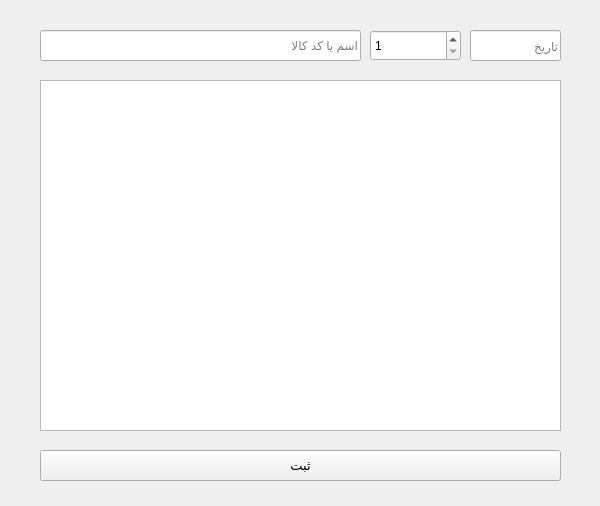
<?xml version="1.0" encoding="UTF-8"?>
<ui version="4.0">
 <class>Form</class>
 <widget class="QWidget" name="Form">
  <property name="geometry">
   <rect>
    <x>0</x>
    <y>0</y>
    <width>600</width>
    <height>506</height>
   </rect>
  </property>
  <property name="windowTitle">
   <string>Add packed</string>
  </property>
  <widget class="QLineEdit" name="name_inpt">
   <property name="geometry">
    <rect>
     <x>40</x>
     <y>30</y>
     <width>321</width>
     <height>31</height>
    </rect>
   </property>
   <property name="layoutDirection">
    <enum>Qt::LeftToRight</enum>
   </property>
   <property name="alignment">
    <set>Qt::AlignLeading|Qt::AlignLeft|Qt::AlignVCenter</set>
   </property>
   <property name="placeholderText">
    <string>اسم یا کد کالا</string>
   </property>
   <property name="clearButtonEnabled">
    <bool>true</bool>
   </property>
  </widget>
  <widget class="QListWidget" name="search_list">
   <property name="geometry">
    <rect>
     <x>40</x>
     <y>80</y>
     <width>521</width>
     <height>351</height>
    </rect>
   </property>
   <property name="viewMode">
    <enum>QListView::ListMode</enum>
   </property>
  </widget>
  <widget class="QPushButton" name="add_btn">
   <property name="geometry">
    <rect>
     <x>40</x>
     <y>450</y>
     <width>521</width>
     <height>31</height>
    </rect>
   </property>
   <property name="font">
    <font>
     <pointsize>10</pointsize>
    </font>
   </property>
   <property name="text">
    <string>ثبت</string>
   </property>
  </widget>
  <widget class="QLineEdit" name="date_inpt">
   <property name="geometry">
    <rect>
     <x>470</x>
     <y>30</y>
     <width>91</width>
     <height>31</height>
    </rect>
   </property>
   <property name="placeholderText">
    <string>تاریخ</string>
   </property>
  </widget>
  <widget class="QSpinBox" name="count_inpt">
   <property name="geometry">
    <rect>
     <x>370</x>
     <y>30</y>
     <width>91</width>
     <height>31</height>
    </rect>
   </property>
   <property name="minimum">
    <number>1</number>
   </property>
   <property name="maximum">
    <number>1000000</number>
   </property>
   <property name="value">
    <number>1</number>
   </property>
  </widget>
 </widget>
 <resources/>
 <connections/>
</ui>
